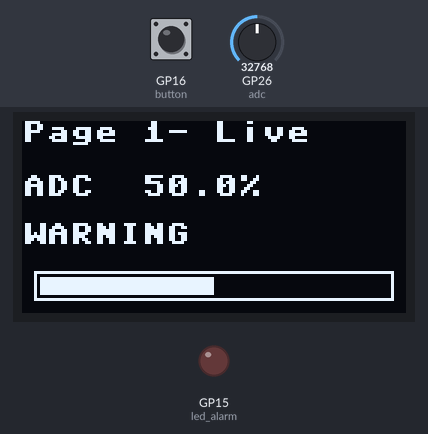
Recording of a program running on a simulated Raspberry Pi Pico running MicroPython. Parts: 128×64 one-colour display, output pins drawn as LEDs (lit = HIGH). Wiring (from the project's diagram.json): red LED on GP15, blue button A on GP16, potentiometer on GP26. Inputs (shaded band) come from the test bench; at power-on: GP26 (adc) = 32768, GP16 (button) HIGH (analog values on the 0–65535 scale). Library files of the repository ran but are not shown: ssd1306.py; what the program prints to the serial console is not drawn.

Above: at 1.2 s.
1.3 s: GP26 (adc) set to 48032
At 2.5 s:
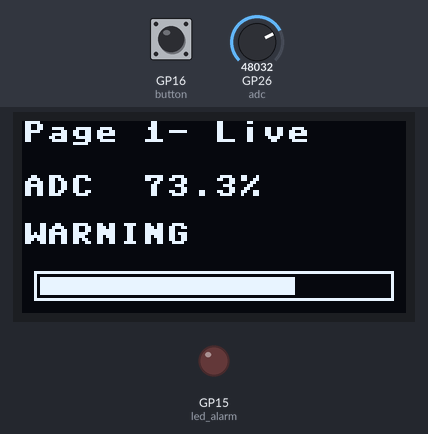
2.9 s: GP26 (adc) set to 49776
At 3.7 s:
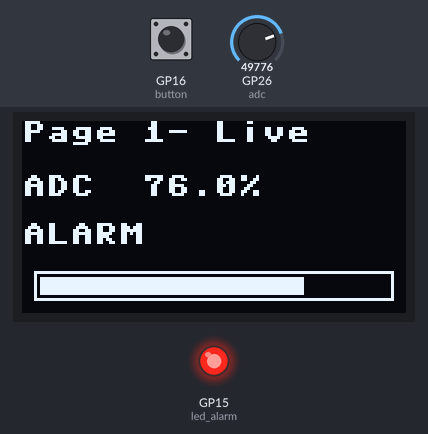
4.4 s: GP16 (button) pulled LOW for 0.15 s
At 5.0 s:
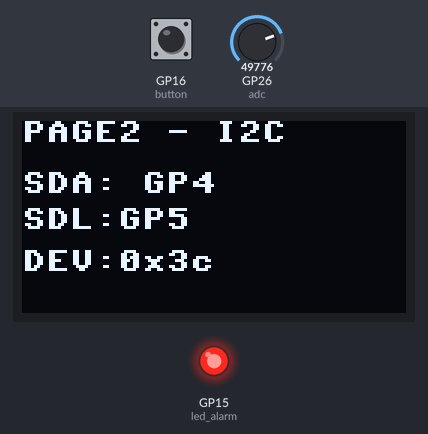
6.0 s: GP16 (button) pulled LOW for 1 s
At 6.12 s:
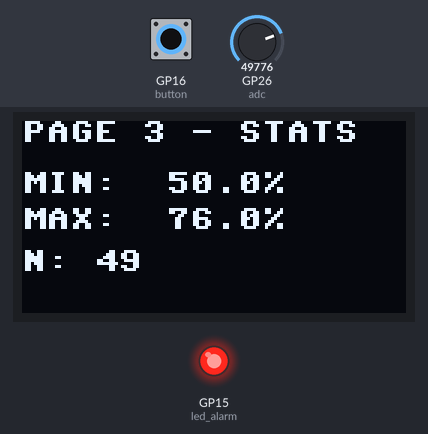
8.5 s: GP26 (adc) set to 19660
At 8.63 s:
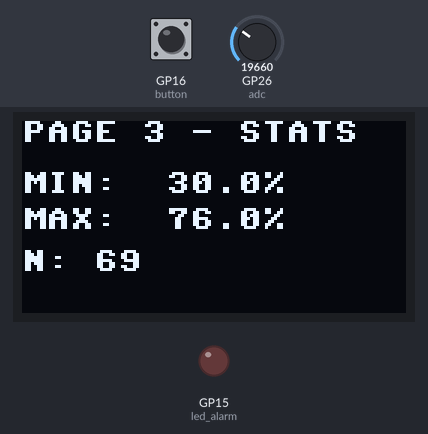
10.4 s: GP16 (button) pulled LOW for 0.15 s
At 11.4 s:
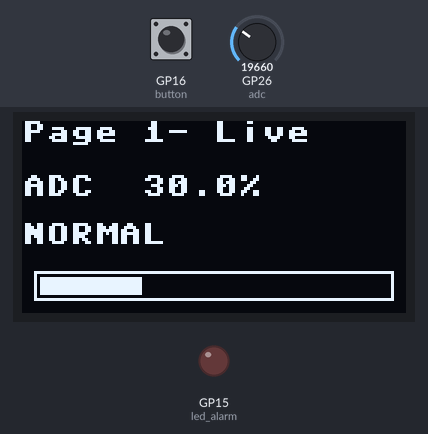
Timing chart, 0 to 13.0 s (numbered marks = the images above; inputs shaded):
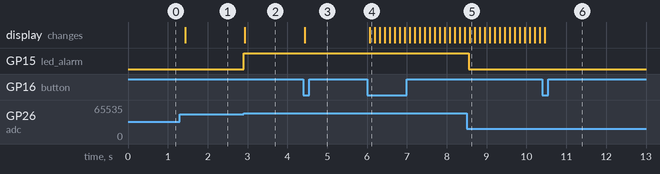

Measured:
- the behaviour switches between 49136 and 49152 on GP26 (adc) (found by bisection; images 1 and 2)
- after the input at 1.3 s, the display: changes after 0.13 s (image 1)
- after the input at 2.9 s, GP15 (led_alarm): LOW → HIGH at once; the display: changes at once (image 2)
- after the input at 4.4 s, the display: changes at once (image 3)
- after the input at 6.0 s, the display: changes after 0.06 s (image 4)
- after the input at 8.5 s, GP15 (led_alarm): HIGH → LOW after 0.05 s
- after the input at 10.4 s, the display: changes after 0.05 s (image 6)

The program:

Main.py
```python
from machine import Pin, I2C, ADC
from ssd1306 import SSD1306_I2C
from time import ticks_ms, ticks_diff, sleep_ms

i2c = I2C(0, scl=Pin(5), sda=Pin(4), freq=400_000)
devices = i2c.scan()
oled = SSD1306_I2C(128, 64, i2c, addr=0x3C)
adc = ADC(26)
button = Pin(16, Pin.IN, Pin.PULL_UP)
led_alarm = Pin(15, Pin.OUT)

page = 0
last_button = 1
samples = 0
min_value = 100.00
max_value = 0.0

def classify(p):
    if p < 50: return "NORMAL"
    if p < 75: return "WARNING"
    return "ALARM"

def live_screen(p, state):
    oled.text("Page 1- Live", 0, 0)
    oled.text("ADC {:5.1f}%".format(p), 0, 18)
    oled.text(state, 0, 34)
    oled.rect(4, 50, 120, 10, 1)
    oled.fill_rect(6, 52, int(116 * p / 100), 6, 1)

def bus_screen():
    oled.text("PAGE2 - I2C", 0, 0)
    oled.text("SDA: GP4", 0, 17)
    oled.text("SDL:GP5", 0, 29)
    oled.text("DEV:" + ",".join(hex(x) for x in devices), 0, 43)

def stats_screen():
    oled.text("PAGE 3 - STATS", 0, 0)
    oled.text("MIN: {:5.1f}%".format(min_value), 0, 17)
    oled.text("MAX: {:5.1f}%".format(max_value), 0, 29)
    oled.text("N: {}".format(samples), 0, 43)

while True:
    raw = adc.read_u16()
    percent = raw * 100 / 65535
    state = classify(percent)
    samples += 1
    min_value = min(min_value, percent)
    max_value = max(max_value, percent)
    led_alarm.value(state == "ALARM")

    current = button.value()
    if last_button == 1 and current == 0:
        page = (page + 1) % 3
        print("Cambio a PAGE", page + 1)
    last_button = current

    oled.fill(0)
    if page == 0:
        live_screen(percent, state)
    elif page == 1:
        bus_screen()
    else:
        stats_screen()

    oled.show()
    sleep_ms(100)
```
